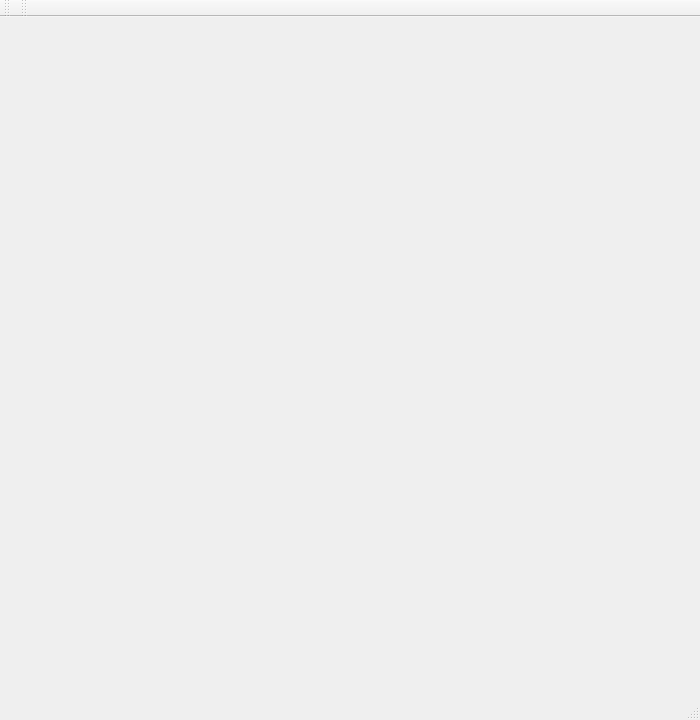
<?xml version="1.0" encoding="UTF-8"?>
<ui version="4.0">
 <class>MainWindow</class>
 <widget class="QMainWindow" name="MainWindow">
  <property name="geometry">
   <rect>
    <x>0</x>
    <y>0</y>
    <width>700</width>
    <height>720</height>
   </rect>
  </property>
  <property name="sizePolicy">
   <sizepolicy hsizetype="Minimum" vsizetype="Minimum">
    <horstretch>0</horstretch>
    <verstretch>0</verstretch>
   </sizepolicy>
  </property>
  <property name="minimumSize">
   <size>
    <width>700</width>
    <height>720</height>
   </size>
  </property>
  <property name="baseSize">
   <size>
    <width>400</width>
    <height>300</height>
   </size>
  </property>
  <property name="windowTitle">
   <string>Boids</string>
  </property>
  <widget class="QWidget" name="centralWidget">
   <property name="sizePolicy">
    <sizepolicy hsizetype="Expanding" vsizetype="Expanding">
     <horstretch>0</horstretch>
     <verstretch>0</verstretch>
    </sizepolicy>
   </property>
   <property name="baseSize">
    <size>
     <width>400</width>
     <height>300</height>
    </size>
   </property>
   <layout class="QHBoxLayout" name="horizontalLayout">
    <item>
     <widget class="SceneViewerWidget" name="widget" native="true"/>
    </item>
   </layout>
  </widget>
  <widget class="QMenuBar" name="menuBar">
   <property name="geometry">
    <rect>
     <x>0</x>
     <y>0</y>
     <width>700</width>
     <height>21</height>
    </rect>
   </property>
  </widget>
  <widget class="QToolBar" name="mainToolBar">
   <attribute name="toolBarArea">
    <enum>TopToolBarArea</enum>
   </attribute>
   <attribute name="toolBarBreak">
    <bool>false</bool>
   </attribute>
  </widget>
  <widget class="QStatusBar" name="statusBar"/>
  <widget class="QToolBar" name="toolBar">
   <property name="windowTitle">
    <string>toolBar</string>
   </property>
   <attribute name="toolBarArea">
    <enum>TopToolBarArea</enum>
   </attribute>
   <attribute name="toolBarBreak">
    <bool>false</bool>
   </attribute>
  </widget>
 </widget>
 <layoutdefault spacing="6" margin="11"/>
 <customwidgets>
  <customwidget>
   <class>SceneViewerWidget</class>
   <extends>QWidget</extends>
   <header>SceneViewerWidget.h</header>
   <container>1</container>
  </customwidget>
 </customwidgets>
 <resources/>
 <connections/>
</ui>
